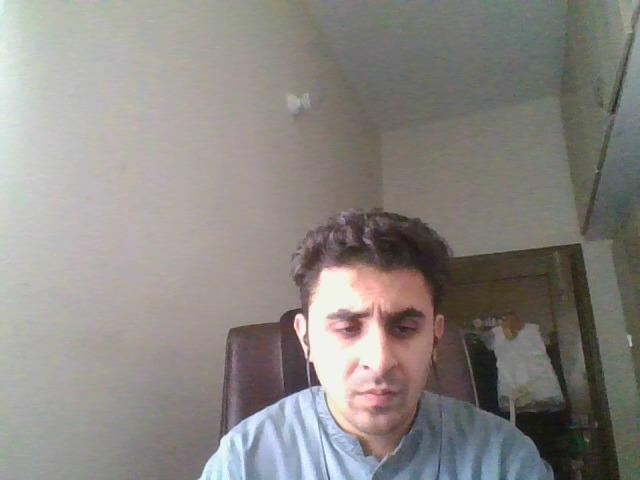
#> input picture Orignal.jpg, 640 x 480 px
$ python rect.py
#> lines starting #> are read from the running program, lines starting #| are printed output that depends on the picture
from PIL import Image

    # Download Image:

im = Image.open("Orignal.jpg")
#> im is the input picture: PIL image 640x480 RGB; mean R, G, B 138.4, 134.6, 131

    # Check Image Size
im_size = im.size
#> im_size = (640, 480)
w,h = im.size
#> w = 640; h = 480
print ('w = {} , hight = {}'.format(w,h))
#| w = 640 , hight = 480

    # Define box inside image

left = w/2
#> left = 320
top = h/2
#> top = 240
width = 200
height = 200

    # Create Box

box = (left, top, left+width, top+height)
#> box = (320, 240, 520, 440)

    # Crop Image

area = im.crop(box)
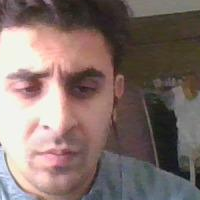
#> area: PIL image 200x200 RGB; mean R, G, B 129, 111.3, 106.8
area.show()

    # Save Image

print (area.size)
#| (200, 200)
#area.save("lena_selected_part.png", "PNG")
